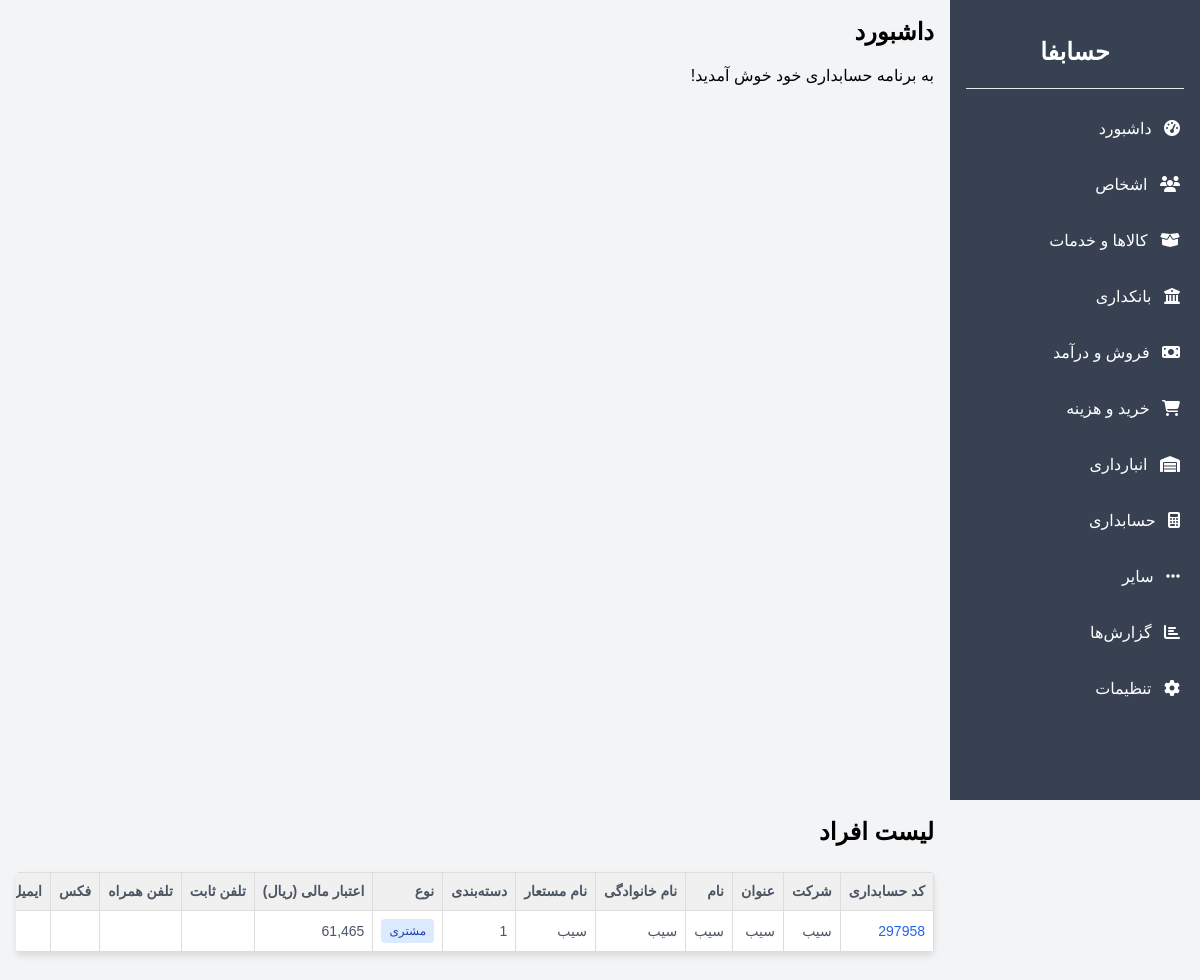
The app's page /person/person.php with its own data.
### tables this page shows
CREATE TABLE `persons` (
  `id` int(11) NOT NULL,
  `code_hesabdari` varchar(20) NOT NULL,
  `company` varchar(100) DEFAULT NULL,
  `title` varchar(50) DEFAULT NULL,
  `name` varchar(50) NOT NULL,
  `family` varchar(50) NOT NULL,
  `nickname` varchar(50) DEFAULT NULL,
  `category` varchar(50) DEFAULT NULL,
  `type_customer` tinyint(1) DEFAULT 0,
  `type_supplier` tinyint(1) DEFAULT 0,
  `type_shareholder` tinyint(1) DEFAULT 0,
  `type_employee` tinyint(1) DEFAULT 0,
  `credit` decimal(20,2) DEFAULT 0.00,
  `price_list` varchar(50) DEFAULT NULL,
  `tax_type` varchar(50) DEFAULT NULL,
  `tax_registration` varchar(50) DEFAULT NULL,
  `shenase_meli` varchar(20) DEFAULT NULL,
  `code_eghtesadi` varchar(20) DEFAULT NULL,
  `shomare_sabt` varchar(20) DEFAULT NULL,
  `code_shobe` varchar(20) DEFAULT NULL,
  `tozihat` text DEFAULT NULL,
  `address_text` text DEFAULT NULL,
  `country` varchar(50) DEFAULT 'ایران',
  `ostan` varchar(50) DEFAULT NULL,
  `shahr` varchar(50) DEFAULT NULL,
  `codeposti` varchar(10) DEFAULT NULL,
  `telephone` varchar(20) DEFAULT NULL,
  `mobile` varchar(20) DEFAULT NULL,
  `fax` varchar(20) DEFAULT NULL,
  `telephone1` varchar(20) DEFAULT NULL,
  `telephone2` varchar(20) DEFAULT NULL,
  `telephone3` varchar(20) DEFAULT NULL,
  `email` varchar(100) DEFAULT NULL,
  `website` varchar(100) DEFAULT NULL,
  `birth_date` date DEFAULT NULL,
  `marriage_date` date DEFAULT NULL,
  `membership_date` date DEFAULT NULL,
  `created_at` timestamp NOT NULL DEFAULT current_timestamp(),
  `updated_at` timestamp NOT NULL DEFAULT current_timestamp() ON UPDATE current_timestamp()
);

### database.php (called while the page is built, shortened)
<?php
$connection = new mysqli("localhost", "root", "", "hesabfa");
$connection->set_charset("utf8mb4");
function executeQuery($sql) {
    global $connection;
    $result = $connection->query($sql);
    return $result;
}

### person/person.php (the view, shortened to what this page needs)
<?php
include '../index.php';
include '../database.php';
$sql = "SELECT * FROM persons ORDER BY id DESC";
$result = executeQuery($sql);
?>
<div class="flex-1 p-4">
    <h2 class="text-2xl font-bold mb-4">لیست افراد</h2>
    <div class="bg-white shadow-md rounded my-6 overflow-x-auto">
        <div class="min-w-max">
            <table class="w-full table-auto">
                <thead>
                    <tr class="bg-gray-200 text-gray-600 text-sm leading-normal sticky top-0">
                        <th class="py-3 px-6 text-right whitespace-nowrap">کد حسابداری</th>
                        <th class="py-3 px-6 text-right whitespace-nowrap">شرکت</th>
                        <th class="py-3 px-6 text-right whitespace-nowrap">عنوان</th>
                        <th class="py-3 px-6 text-right whitespace-nowrap">نام</th>
                        <th class="py-3 px-6 text-right whitespace-nowrap">نام خانوادگی</th>
                        <th class="py-3 px-6 text-right whitespace-nowrap">نام مستعار</th>
                        <th class="py-3 px-6 text-right whitespace-nowrap">دسته‌بندی</th>
                        <th class="py-3 px-6 text-right whitespace-nowrap">نوع</th>
                        <th class="py-3 px-6 text-right whitespace-nowrap">اعتبار مالی (ریال)</th>
                        <th class="py-3 px-6 text-right whitespace-nowrap">تلفن ثابت</th>
                        <th class="py-3 px-6 text-right whitespace-nowrap">تلفن همراه</th>
                        <th class="py-3 px-6 text-right whitespace-nowrap">فکس</th>
                        <th class="py-3 px-6 text-right whitespace-nowrap">ایمیل</th>
                    </tr>
                </thead>
                <tbody class="text-gray-600 text-sm">
                    <?php while ($row = $result->fetch_assoc()): ?>
                        <tr class="border-b border-gray-200 hover:bg-gray-100">
                            <td class="py-3 px-6 text-right">
                                <a href="view_person.php?id=<?php echo $row['id']; ?>" class="text-blue-600 hover:text-blue-800">
                                    <?php echo htmlspecialchars($row['code_hesabdari']); ?>
                                </a>
                            </td>
                            <td class="py-3 px-6 text-right whitespace-nowrap"><?php echo htmlspecialchars($row['company']); ?></td>
                            <td class="py-3 px-6 text-right whitespace-nowrap"><?php echo htmlspecialchars($row['title']); ?></td>
                            <td class="py-3 px-6 text-right whitespace-nowrap"><?php echo htmlspecialchars($row['name']); ?></td>
                            <td class="py-3 px-6 text-right whitespace-nowrap"><?php echo htmlspecialchars($row['family']); ?></td>
                            <td class="py-3 px-6 text-right whitespace-nowrap"><?php echo htmlspecialchars($row['nickname']); ?></td>
                            <td class="py-3 px-6 text-right whitespace-nowrap"><?php echo htmlspecialchars($row['category']); ?></td>
                            <td class="py-3 px-6 text-right">
                                <div class="flex flex-col space-y-1">
                                    <?php
                                    if ($row['type_customer']) echo '<span class="inline-block bg-blue-100 text-blue-800 px-2 py-1 rounded text-xs">مشتری</span>';
                                    ?>
                                </div>
                            </td>
                            <td class="py-3 px-6 text-right whitespace-nowrap"><?php echo number_format($row['credit']); ?></td>
                            <td class="py-3 px-6 text-right whitespace-nowrap"><?php echo htmlspecialchars($row['telephone']); ?></td>
                            <td class="py-3 px-6 text-right whitespace-nowrap"><?php echo htmlspecialchars($row['mobile']); ?></td>
                            <td class="py-3 px-6 text-right whitespace-nowrap"><?php echo htmlspecialchars($row['fax']); ?></td>
                            <td class="py-3 px-6 text-right whitespace-nowrap"><?php echo htmlspecialchars($row['email']); ?></td>
                        </tr>
                    <?php endwhile; ?>
                </tbody>
            </table>
        </div>
    </div>
</div>

### assets/css/style.css (style rules this page uses)
:root { --navbar-height: 60px; --sidebar-width: 250px; --primary-color: #374151; --secondary-color: #4b5563; --text-light: #fff; --border-color: #e5e7eb; }
* { margin: 0; padding: 0; box-sizing: border-box; }
body { font-family: 'IranSans', Vazir, Tahoma, sans-serif; direction: rtl; background-color: #f3f4f6; margin: 0; overflow-x: hidden; min-height: 100vh; }
.flex-1 { padding: 20px; margin-right: var(--sidebar-width); min-height: 100vh; }
.table-auto { width: 100%; border-collapse: collapse; }
.table-auto th, .table-auto td { border: 1px solid #ddd; padding: 8px; text-align: right; }
.table-auto th { background-color: #f0f0f0; font-weight: bold; }
.shadow-md { box-shadow: 0 4px 6px -1px rgba(0, 0, 0, 0.1), 0 2px 4px -1px rgba(0, 0, 0, 0.06); }
.rounded { border-radius: 0.375rem; }
.mb-4 { margin-bottom: 1rem; }
.text-sm { font-size: 0.875rem; }
.font-bold { font-weight: bold; }
.w-full { width: 100%; }
.rounded { border-radius: 0.25rem; }
.bg-white { background-color: white; }
.p-4 { padding: 1rem; }
.shadow-md { box-shadow: 0 4px 6px rgba(0, 0, 0, 0.1); }
.bg-white { background-color: #ffffff; }
body { font-family: 'Tahoma', sans-serif; }

### person/person.php (style rules this page uses)
.overflow-x-auto { overflow-x: auto; max-height: calc(100vh - 200px); }
.min-w-max { min-width: max-content; }
thead tr { position: sticky; top: 0; background: #f1f1f1; z-index: 10; }

### records on screen
persons: code_hesabdari "297958", company "سیب", title "سیب", name "سیب", family "سیب", nickname "سیب", category "1", type_customer "مشتری", credit "61,465"
